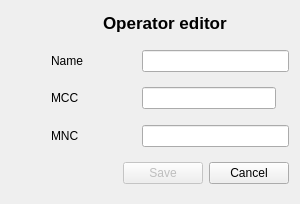
<?xml version="1.0" encoding="UTF-8"?>
<ui version="4.0">
 <class>AddEditDialog</class>
 <widget class="QDialog" name="AddEditDialog">
  <property name="geometry">
   <rect>
    <x>0</x>
    <y>0</y>
    <width>300</width>
    <height>204</height>
   </rect>
  </property>
  <property name="windowTitle">
   <string>Dialog</string>
  </property>
  <layout class="QVBoxLayout" name="verticalLayout_2">
   <item>
    <layout class="QVBoxLayout" name="verticalLayout">
     <item>
      <layout class="QHBoxLayout" name="horizontalLayout">
       <item>
        <widget class="QLabel" name="operatorIcon">
         <property name="minimumSize">
          <size>
           <width>24</width>
           <height>24</height>
          </size>
         </property>
         <property name="maximumSize">
          <size>
           <width>24</width>
           <height>24</height>
          </size>
         </property>
         <property name="text">
          <string/>
         </property>
         <property name="pixmap">
          <pixmap resource="icons.qrc">:/Icons/question.png</pixmap>
         </property>
         <property name="scaledContents">
          <bool>true</bool>
         </property>
        </widget>
       </item>
       <item>
        <spacer name="horizontalSpacer_2">
         <property name="orientation">
          <enum>Qt::Horizontal</enum>
         </property>
         <property name="sizeHint" stdset="0">
          <size>
           <width>40</width>
           <height>20</height>
          </size>
         </property>
        </spacer>
       </item>
       <item>
        <widget class="QLabel" name="label">
         <property name="font">
          <font>
           <pointsize>13</pointsize>
           <weight>75</weight>
           <bold>true</bold>
          </font>
         </property>
         <property name="text">
          <string>Operator editor</string>
         </property>
        </widget>
       </item>
       <item>
        <spacer name="horizontalSpacer">
         <property name="orientation">
          <enum>Qt::Horizontal</enum>
         </property>
         <property name="sizeHint" stdset="0">
          <size>
           <width>40</width>
           <height>20</height>
          </size>
         </property>
        </spacer>
       </item>
      </layout>
     </item>
     <item>
      <spacer name="verticalSpacer_2">
       <property name="orientation">
        <enum>Qt::Vertical</enum>
       </property>
       <property name="sizeHint" stdset="0">
        <size>
         <width>20</width>
         <height>40</height>
        </size>
       </property>
      </spacer>
     </item>
     <item>
      <layout class="QHBoxLayout" name="horizontalLayout_2">
       <item>
        <spacer name="horizontalSpacer_4">
         <property name="orientation">
          <enum>Qt::Horizontal</enum>
         </property>
         <property name="sizeType">
          <enum>QSizePolicy::Minimum</enum>
         </property>
         <property name="sizeHint" stdset="0">
          <size>
           <width>40</width>
           <height>20</height>
          </size>
         </property>
        </spacer>
       </item>
       <item>
        <widget class="QLabel" name="label_3">
         <property name="minimumSize">
          <size>
           <width>50</width>
           <height>0</height>
          </size>
         </property>
         <property name="text">
          <string>Name</string>
         </property>
        </widget>
       </item>
       <item>
        <spacer name="horizontalSpacer_5">
         <property name="orientation">
          <enum>Qt::Horizontal</enum>
         </property>
         <property name="sizeType">
          <enum>QSizePolicy::Minimum</enum>
         </property>
         <property name="sizeHint" stdset="0">
          <size>
           <width>35</width>
           <height>20</height>
          </size>
         </property>
        </spacer>
       </item>
       <item>
        <widget class="QLineEdit" name="nameEdit">
         <property name="minimumSize">
          <size>
           <width>0</width>
           <height>0</height>
          </size>
         </property>
         <property name="maximumSize">
          <size>
           <width>16777215</width>
           <height>16777215</height>
          </size>
         </property>
        </widget>
       </item>
      </layout>
     </item>
     <item>
      <spacer name="verticalSpacer_3">
       <property name="orientation">
        <enum>Qt::Vertical</enum>
       </property>
       <property name="sizeHint" stdset="0">
        <size>
         <width>20</width>
         <height>40</height>
        </size>
       </property>
      </spacer>
     </item>
     <item>
      <layout class="QHBoxLayout" name="horizontalLayout_3">
       <item>
        <spacer name="horizontalSpacer_8">
         <property name="orientation">
          <enum>Qt::Horizontal</enum>
         </property>
         <property name="sizeType">
          <enum>QSizePolicy::Minimum</enum>
         </property>
         <property name="sizeHint" stdset="0">
          <size>
           <width>40</width>
           <height>20</height>
          </size>
         </property>
        </spacer>
       </item>
       <item>
        <widget class="QLabel" name="label_4">
         <property name="minimumSize">
          <size>
           <width>50</width>
           <height>0</height>
          </size>
         </property>
         <property name="text">
          <string>MCC</string>
         </property>
        </widget>
       </item>
       <item>
        <spacer name="horizontalSpacer_7">
         <property name="orientation">
          <enum>Qt::Horizontal</enum>
         </property>
         <property name="sizeType">
          <enum>QSizePolicy::Fixed</enum>
         </property>
         <property name="sizeHint" stdset="0">
          <size>
           <width>35</width>
           <height>20</height>
          </size>
         </property>
        </spacer>
       </item>
       <item>
        <widget class="QLineEdit" name="mccEdit">
         <property name="minimumSize">
          <size>
           <width>70</width>
           <height>0</height>
          </size>
         </property>
        </widget>
       </item>
       <item>
        <widget class="QLabel" name="countryIcon">
         <property name="maximumSize">
          <size>
           <width>16</width>
           <height>16</height>
          </size>
         </property>
         <property name="sizeIncrement">
          <size>
           <width>16</width>
           <height>16</height>
          </size>
         </property>
         <property name="text">
          <string/>
         </property>
         <property name="pixmap">
          <pixmap resource="icons.qrc">:/Icons/question.png</pixmap>
         </property>
         <property name="scaledContents">
          <bool>true</bool>
         </property>
        </widget>
       </item>
      </layout>
     </item>
     <item>
      <spacer name="verticalSpacer">
       <property name="orientation">
        <enum>Qt::Vertical</enum>
       </property>
       <property name="sizeHint" stdset="0">
        <size>
         <width>20</width>
         <height>40</height>
        </size>
       </property>
      </spacer>
     </item>
     <item>
      <layout class="QHBoxLayout" name="horizontalLayout_4">
       <item>
        <spacer name="horizontalSpacer_11">
         <property name="orientation">
          <enum>Qt::Horizontal</enum>
         </property>
         <property name="sizeType">
          <enum>QSizePolicy::Minimum</enum>
         </property>
         <property name="sizeHint" stdset="0">
          <size>
           <width>40</width>
           <height>20</height>
          </size>
         </property>
        </spacer>
       </item>
       <item>
        <widget class="QLabel" name="label_5">
         <property name="minimumSize">
          <size>
           <width>50</width>
           <height>0</height>
          </size>
         </property>
         <property name="text">
          <string>MNC</string>
         </property>
        </widget>
       </item>
       <item>
        <spacer name="horizontalSpacer_10">
         <property name="orientation">
          <enum>Qt::Horizontal</enum>
         </property>
         <property name="sizeType">
          <enum>QSizePolicy::Minimum</enum>
         </property>
         <property name="sizeHint" stdset="0">
          <size>
           <width>35</width>
           <height>20</height>
          </size>
         </property>
        </spacer>
       </item>
       <item>
        <widget class="QLineEdit" name="mncEdit">
         <property name="minimumSize">
          <size>
           <width>70</width>
           <height>0</height>
          </size>
         </property>
        </widget>
       </item>
      </layout>
     </item>
     <item>
      <spacer name="verticalSpacer_5">
       <property name="orientation">
        <enum>Qt::Vertical</enum>
       </property>
       <property name="sizeHint" stdset="0">
        <size>
         <width>20</width>
         <height>40</height>
        </size>
       </property>
      </spacer>
     </item>
     <item>
      <layout class="QHBoxLayout" name="horizontalLayout_5">
       <item>
        <spacer name="horizontalSpacer_12">
         <property name="orientation">
          <enum>Qt::Horizontal</enum>
         </property>
         <property name="sizeHint" stdset="0">
          <size>
           <width>40</width>
           <height>20</height>
          </size>
         </property>
        </spacer>
       </item>
       <item>
        <widget class="QPushButton" name="saveButton">
         <property name="enabled">
          <bool>false</bool>
         </property>
         <property name="text">
          <string>Save</string>
         </property>
        </widget>
       </item>
       <item>
        <widget class="QPushButton" name="cancelButton">
         <property name="text">
          <string>Cancel</string>
         </property>
        </widget>
       </item>
      </layout>
     </item>
     <item>
      <spacer name="verticalSpacer_4">
       <property name="orientation">
        <enum>Qt::Vertical</enum>
       </property>
       <property name="sizeHint" stdset="0">
        <size>
         <width>20</width>
         <height>40</height>
        </size>
       </property>
      </spacer>
     </item>
    </layout>
   </item>
  </layout>
 </widget>
 <resources>
  <include location="icons.qrc"/>
 </resources>
 <connections/>
</ui>
